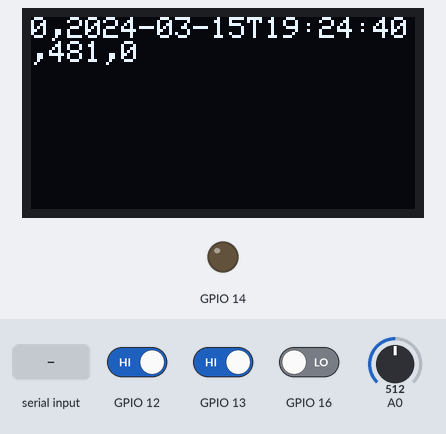
Recording of a sketch running on a simulated ESP8266 (NodeMCU). On the bench: 128×64 one-colour display, output pins drawn as LEDs (lit = HIGH). The inputs (shaded band) are chosen by the test bench; at power-on: A0 = 512, GPIO 12 HIGH, GPIO 13 HIGH, GPIO 16 LOW. WiFi joins after 1.5 s; servers stay silent unless stated; what the sketch prints to the serial monitor is not drawn.

Above: at 10.7 s.
10.8 s: "on\n" received over Serial
At 12.2 s:
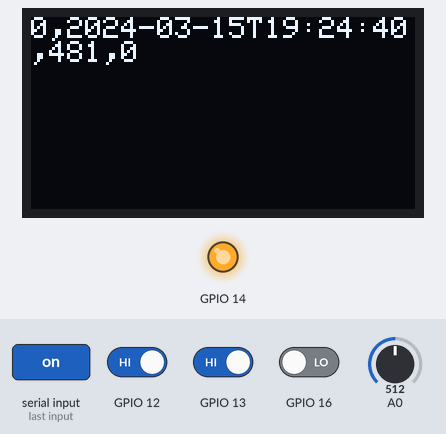
21.6 s: A0 set to 716
At 31.2 s:
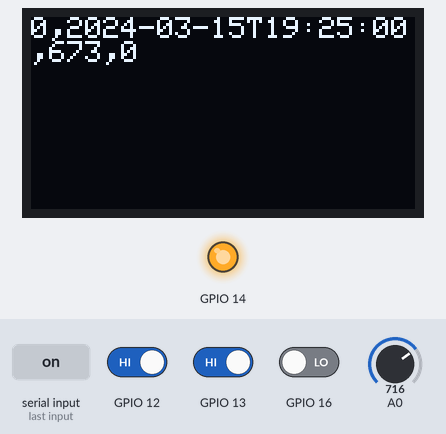
31.6 s: GPIO 12 driven LOW
At 40.8 s:
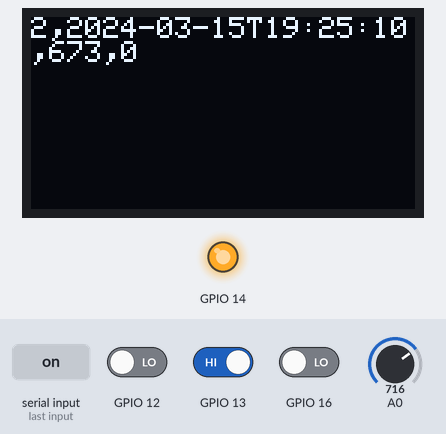
41.8 s: GPIO 13 driven LOW
At 50.8 s:
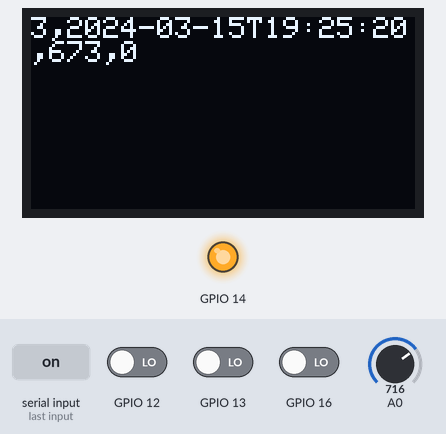
51.8 s: GPIO 16 driven HIGH
At 60.9 s:
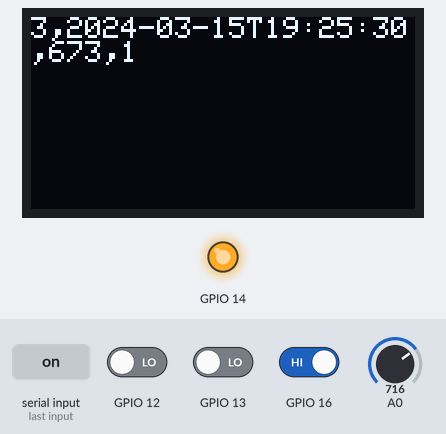
61.8 s: A0 set to 900
At 70.9 s:
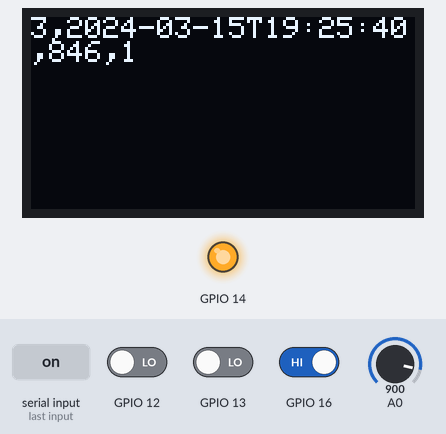
Timing chart, 0 to 72.4 s (numbered marks = the images above; inputs shaded):
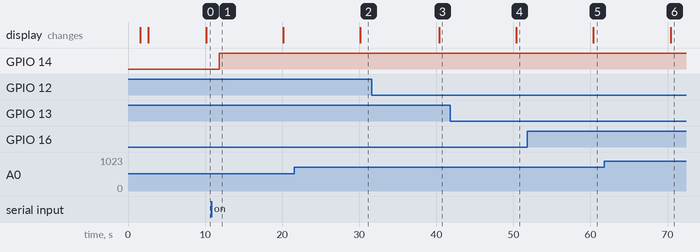

Measured:
- after the input at 10.8 s, GPIO 14: LOW → HIGH after 1.1 s
- after the input at 21.6 s, the display: changes after 8.5 s (image 2)
- after the input at 31.6 s, the display: changes after 8.8 s (image 3)
- after the input at 41.8 s, the display: changes after 8.6 s (image 4)
- after the input at 51.8 s, the display: changes after 8.6 s (image 5)
- after the input at 61.8 s, the display: changes after 8.6 s (image 6)

The sketch:

IoT_exercise1_device.ino
```cpp
#include <SPI.h>
#include <Wire.h>
#include <Adafruit_GFX.h>
#include <Adafruit_SSD1306.h>
#include <ESP8266WiFi.h>
#include <WiFiUdp.h>
#include <TimeLib.h>

char ssid[] = "...";
char pass[] = "...";

const char* ntp_server = "ntp.nict.jp";
unsigned long last_sync_time = 0;
unsigned long last_treat_time = 0;

//network
const char* tcp_server = "iot.hongo.wide.ad.jp";
const int port = 10340;

WiFiClient client;

int existed = 0;

#define OLED_RESET 2

Adafruit_SSD1306 display(OLED_RESET);

void setup() {
  //wifi接続の可否判別
  int wifi_connect = 0;

   Serial.begin(115200);

   display.begin(SSD1306_SWITCHCAPVCC, 0x3C);
   display.clearDisplay();
   display.setTextSize(1);
   display.setTextColor(WHITE);
   display.setCursor(0,0);
   display.println("Connecting to ");
   display.println(ssid);
   display.display();

   WiFi.mode(WIFI_STA);
   WiFi.begin(ssid, pass);
   while (WiFi.status() != WL_CONNECTED && wifi_connect < 50) {
     wifi_connect++;
     delay(500);
   }
   display.println();
   display.display();

  if(WiFi.status() == WL_CONNECTED){
    Serial.println("wifi connect");

    display.println("success!");
    display.println("IP address: ");
    display.println(WiFi.localIP());
    display.display();
  } else {
    display.println("failure");
    display.display();
    Serial.println("Fail to connect");
    while(1);
  }

  //時刻同期
  display.clearDisplay();
  display.setCursor(0,0);

  display.println("Sync to");
  display.println(ntp_server);

  if(syncNTPTime(ntp_server)){
     delay(500);

     unsigned long t=now();
     last_treat_time = t;
     char str_time[30];
     sprintf(str_time,"%04d-%02d-%02dT%02d:%02d:%02d", year(t),month(t),day(t), hour(t),minute(t),second(t));

     display.println();
     display.println("success!");
     display.println(str_time);
     display.display();
  } else {
    display.println();
    display.println("failure");
    display.display();
    Serial.println("Fail to get time");
    while(1);
  }

  //pinの設定
  pinMode(12,INPUT);
  pinMode(13,INPUT);
  pinMode(14,OUTPUT);
  pinMode(16,INPUT);
}

void loop() {
  unsigned long t = now();
  getMDStatus();

  if(Serial.available()){
    String command = Serial.readStringUntil('\n');
    command.trim();
    if(command == "on"){
      Serial.println("Bz on");
      setBZ(true);
    } else if(command == "off"){
      Serial.println("Bz off");
      setBZ(false);
    }
  }

  if(t/10 != last_treat_time/10){
  //10秒おきに処理
    display.clearDisplay();
    display.setCursor(0,0);
    //ID
    int ID = getDIPSWStatus();

    //時刻
    char str_time[30];
    sprintf(str_time,"%04d-%02d-%02dT%02d:%02d:%02d", year(t),month(t),day(t), hour(t),minute(t),second(t));

    //照度
    int Lx = getIlluminance();

    //人感センサ
    int exist_in_tensec = existed;
    existed = 0;

    display.print(ID);
    display.print(",");
    display.print(str_time);
    display.print(",");
    display.print(Lx);
    display.print(",");
    display.println(exist_in_tensec);
    display.println();
    display.display();

    //TCPの確立
    if(client.connect(tcp_server, port)){
      String message = String(ID) + "," + str_time + "," + String(Lx) + "," + String(exist_in_tensec);
      client.println(message);
      // サーバーからの応答を処理
      while (client.connected()) {
        if (client.available()) {
          String response = client.readStringUntil('\n');
          if (response.indexOf("OK") != -1) {
            display.println("...OK\r\n");
          } else if (response.indexOf("ERROR") != -1) {
            Serial.println("NG format");
            display.println("...NG\r\n");
          } else {
            Serial.println("Error in TCP");
            display.println("...ERR\r\n");
          }
          break;
        }
      }
      client.stop();
    } else {
      Serial.println("Error in TCP");
      display.println("...ERR\r\n");
    }
    display.display();
    last_treat_time = t;
  }

  if(t/300 != last_sync_time/300){
    //5分ごとに同期
    if(!syncNTPTime(ntp_server)){
      Serial.println("Fail to sync time");
    }
  }
}

//時刻
unsigned long getNTPTime(const char* ntp_server){
  WiFiUDP udp;
  udp.begin(8888);
  unsigned long unix_time=0;

  byte packet[48];
  memset(packet, 0, 48);
  packet[0] = 0b11100011;
  packet[1] = 0;
  packet[2] = 6;
  packet[3] = 0xEC;
  packet[12] = 49;
  packet[13] = 0x4E;
  packet[14] = 49;
  packet[15] = 52;

  udp.beginPacket(ntp_server, 123);
  udp.write(packet, 48);
  udp.endPacket();

  for(int i=0;i<10;i++){
    delay(500);
    if(udp.parsePacket()){
     udp.read(packet, 48);
     unsigned long highWord = word(packet[40], packet[41]);
     unsigned long lowWord = word(packet[42], packet[43]);
     unsigned long secsSince1900 = highWord << 16 | lowWord;
     const unsigned long seventyYears = 2208988800UL;
     unix_time = secsSince1900 - seventyYears + 32400UL; // 32400 = 9 hours (JST)
     break;
    }
  }
  udp.stop();
  return unix_time;
}

//時刻同期
boolean syncNTPTime(const char*ntp_server){
  unsigned long unix_time = getNTPTime(ntp_server);
  if(unix_time > 0){
    setTime(unix_time);
    last_sync_time = unix_time;
    return true;
  }
  return false;
}

//ID
int getDIPSWStatus(){
  int stat=0;
   int bit1=digitalRead(12);
   int bit0=digitalRead(13);
   if(bit0==LOW){
   stat|=0x01;
   }
   if(bit1==LOW){
   stat|=0x02;
   }
   return stat;
}

//人感センサ
void getMDStatus(){
  if(existed == 0){
    int exist = digitalRead(16);
    if(exist == HIGH){
      existed = 1;
    }else{
      existed = 0;
    }
  }
}

//照度
int getIlluminance(){
   int x = analogRead(A0);
   float I = x*(pow(10,-5) + 3.2 * pow(10,-3)) / 1024.0;
   int Lx = 3 * pow(10,5) * I;
   return Lx;
}

//ブザー
void setBZ(boolean on){
  if(on){
    digitalWrite(14,HIGH);
  } else{
    digitalWrite(14,LOW);
  }
}
```
